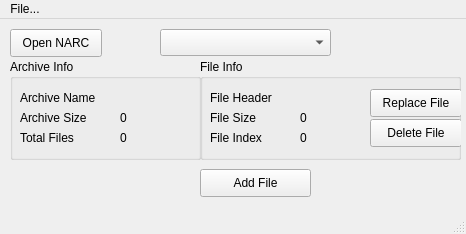
<?xml version="1.0" encoding="UTF-8"?>
<ui version="4.0">
 <class>MainWindow</class>
 <widget class="QMainWindow" name="MainWindow">
  <property name="geometry">
   <rect>
    <x>0</x>
    <y>0</y>
    <width>466</width>
    <height>234</height>
   </rect>
  </property>
  <property name="windowTitle">
   <string>MainWindow</string>
  </property>
  <widget class="QWidget" name="centralwidget">
   <widget class="QPushButton" name="open">
    <property name="geometry">
     <rect>
      <x>10</x>
      <y>10</y>
      <width>92</width>
      <height>28</height>
     </rect>
    </property>
    <property name="text">
     <string>Open NARC</string>
    </property>
   </widget>
   <widget class="QComboBox" name="selectFile">
    <property name="geometry">
     <rect>
      <x>160</x>
      <y>10</y>
      <width>171</width>
      <height>27</height>
     </rect>
    </property>
   </widget>
   <widget class="QGroupBox" name="groupBox">
    <property name="geometry">
     <rect>
      <x>200</x>
      <y>40</y>
      <width>261</width>
      <height>101</height>
     </rect>
    </property>
    <property name="title">
     <string>File Info</string>
    </property>
    <widget class="QLabel" name="label">
     <property name="geometry">
      <rect>
       <x>10</x>
       <y>50</y>
       <width>62</width>
       <height>18</height>
      </rect>
     </property>
     <property name="text">
      <string>File Size</string>
     </property>
    </widget>
    <widget class="QLabel" name="filesize">
     <property name="geometry">
      <rect>
       <x>100</x>
       <y>50</y>
       <width>71</width>
       <height>18</height>
      </rect>
     </property>
     <property name="text">
      <string>0</string>
     </property>
    </widget>
    <widget class="QLabel" name="label_2">
     <property name="geometry">
      <rect>
       <x>10</x>
       <y>30</y>
       <width>91</width>
       <height>18</height>
      </rect>
     </property>
     <property name="text">
      <string>File Header</string>
     </property>
    </widget>
    <widget class="QLabel" name="fileheader">
     <property name="geometry">
      <rect>
       <x>100</x>
       <y>30</y>
       <width>71</width>
       <height>18</height>
      </rect>
     </property>
     <property name="text">
      <string/>
     </property>
    </widget>
    <widget class="QLabel" name="label_3">
     <property name="geometry">
      <rect>
       <x>10</x>
       <y>70</y>
       <width>91</width>
       <height>18</height>
      </rect>
     </property>
     <property name="text">
      <string>File Index</string>
     </property>
    </widget>
    <widget class="QLabel" name="fileindex">
     <property name="geometry">
      <rect>
       <x>100</x>
       <y>70</y>
       <width>71</width>
       <height>18</height>
      </rect>
     </property>
     <property name="text">
      <string>0</string>
     </property>
    </widget>
    <widget class="QPushButton" name="replace">
     <property name="geometry">
      <rect>
       <x>170</x>
       <y>30</y>
       <width>92</width>
       <height>28</height>
      </rect>
     </property>
     <property name="text">
      <string>Replace File</string>
     </property>
    </widget>
    <widget class="QPushButton" name="deleteFile">
     <property name="geometry">
      <rect>
       <x>170</x>
       <y>60</y>
       <width>92</width>
       <height>28</height>
      </rect>
     </property>
     <property name="text">
      <string>Delete File</string>
     </property>
    </widget>
   </widget>
   <widget class="QGroupBox" name="groupBox_2">
    <property name="geometry">
     <rect>
      <x>10</x>
      <y>40</y>
      <width>191</width>
      <height>101</height>
     </rect>
    </property>
    <property name="title">
     <string>Archive Info</string>
    </property>
    <widget class="QLabel" name="label_4">
     <property name="geometry">
      <rect>
       <x>10</x>
       <y>50</y>
       <width>101</width>
       <height>18</height>
      </rect>
     </property>
     <property name="text">
      <string>Archive Size</string>
     </property>
    </widget>
    <widget class="QLabel" name="archivesize">
     <property name="geometry">
      <rect>
       <x>110</x>
       <y>50</y>
       <width>71</width>
       <height>18</height>
      </rect>
     </property>
     <property name="text">
      <string>0</string>
     </property>
    </widget>
    <widget class="QLabel" name="label_6">
     <property name="geometry">
      <rect>
       <x>10</x>
       <y>30</y>
       <width>101</width>
       <height>18</height>
      </rect>
     </property>
     <property name="text">
      <string>Archive Name</string>
     </property>
    </widget>
    <widget class="QLabel" name="archivename">
     <property name="geometry">
      <rect>
       <x>110</x>
       <y>30</y>
       <width>71</width>
       <height>18</height>
      </rect>
     </property>
     <property name="text">
      <string/>
     </property>
    </widget>
    <widget class="QLabel" name="label_5">
     <property name="geometry">
      <rect>
       <x>10</x>
       <y>70</y>
       <width>101</width>
       <height>18</height>
      </rect>
     </property>
     <property name="text">
      <string>Total Files</string>
     </property>
    </widget>
    <widget class="QLabel" name="archivefiles">
     <property name="geometry">
      <rect>
       <x>110</x>
       <y>70</y>
       <width>81</width>
       <height>18</height>
      </rect>
     </property>
     <property name="text">
      <string>0</string>
     </property>
    </widget>
   </widget>
   <widget class="QPushButton" name="addFile">
    <property name="geometry">
     <rect>
      <x>200</x>
      <y>150</y>
      <width>111</width>
      <height>28</height>
     </rect>
    </property>
    <property name="text">
     <string>Add File</string>
    </property>
   </widget>
  </widget>
  <widget class="QMenuBar" name="menubar">
   <property name="geometry">
    <rect>
     <x>0</x>
     <y>0</y>
     <width>466</width>
     <height>25</height>
    </rect>
   </property>
   <widget class="QMenu" name="menuFile">
    <property name="title">
     <string>File...</string>
    </property>
    <addaction name="actionOpen"/>
   </widget>
   <addaction name="menuFile"/>
  </widget>
  <widget class="QStatusBar" name="statusbar"/>
  <action name="actionOpen">
   <property name="text">
    <string>Open...</string>
   </property>
  </action>
  <action name="actionReplace">
   <property name="text">
    <string>replace</string>
   </property>
  </action>
  <action name="actionDelete">
   <property name="text">
    <string>delete</string>
   </property>
  </action>
  <action name="actionAdd">
   <property name="text">
    <string>add</string>
   </property>
  </action>
  <action name="actionSelectFile">
   <property name="text">
    <string>selectFile</string>
   </property>
  </action>
 </widget>
 <resources/>
 <connections>
  <connection>
   <sender>open</sender>
   <signal>clicked()</signal>
   <receiver>actionOpen</receiver>
   <slot>trigger()</slot>
   <hints>
    <hint type="sourcelabel">
     <x>55</x>
     <y>48</y>
    </hint>
    <hint type="destinationlabel">
     <x>-1</x>
     <y>-1</y>
    </hint>
   </hints>
  </connection>
  <connection>
   <sender>replace</sender>
   <signal>clicked()</signal>
   <receiver>actionReplace</receiver>
   <slot>trigger()</slot>
   <hints>
    <hint type="sourcelabel">
     <x>415</x>
     <y>108</y>
    </hint>
    <hint type="destinationlabel">
     <x>-1</x>
     <y>-1</y>
    </hint>
   </hints>
  </connection>
  <connection>
   <sender>deleteFile</sender>
   <signal>clicked()</signal>
   <receiver>actionDelete</receiver>
   <slot>trigger()</slot>
   <hints>
    <hint type="sourcelabel">
     <x>415</x>
     <y>138</y>
    </hint>
    <hint type="destinationlabel">
     <x>-1</x>
     <y>-1</y>
    </hint>
   </hints>
  </connection>
  <connection>
   <sender>addFile</sender>
   <signal>clicked()</signal>
   <receiver>actionAdd</receiver>
   <slot>trigger()</slot>
   <hints>
    <hint type="sourcelabel">
     <x>255</x>
     <y>188</y>
    </hint>
    <hint type="destinationlabel">
     <x>-1</x>
     <y>-1</y>
    </hint>
   </hints>
  </connection>
  <connection>
   <sender>selectFile</sender>
   <signal>currentIndexChanged(int)</signal>
   <receiver>actionSelectFile</receiver>
   <slot>trigger()</slot>
   <hints>
    <hint type="sourcelabel">
     <x>245</x>
     <y>48</y>
    </hint>
    <hint type="destinationlabel">
     <x>-1</x>
     <y>-1</y>
    </hint>
   </hints>
  </connection>
 </connections>
</ui>
